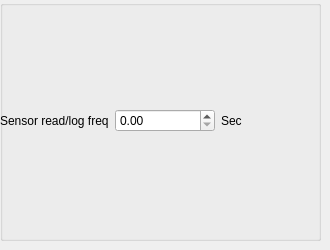
           <widget class="QWidget" name="tab_8">
            <attribute name="title">
             <string>Various</string>
            </attribute>
            <widget class="QGroupBox" name="groupBox_27">
             <property name="geometry">
              <rect>
               <x>0</x>
               <y>0</y>
               <width>321</width>
               <height>241</height>
              </rect>
             </property>
             <property name="title">
              <string/>
             </property>
             <widget class="QWidget" name="gridLayoutWidget_13">
              <property name="geometry">
               <rect>
                <x>0</x>
                <y>0</y>
                <width>321</width>
                <height>241</height>
               </rect>
              </property>
              <layout class="QGridLayout" name="gridLayout_14">
               <item row="1" column="1">
                <widget class="QDoubleSpinBox" name="doubleSpinBox_frequency">
                 <property name="maximum">
                  <double>43200.989999999997963</double>
                 </property>
                 <property name="value">
                  <double>0.000000000000000</double>
                 </property>
                </widget>
               </item>
               <item row="1" column="0">
                <widget class="QLabel" name="label_47">
                 <property name="text">
                  <string>Sensor read/log freq</string>
                 </property>
                </widget>
               </item>
               <item row="1" column="2">
                <widget class="QLabel" name="label_46">
                 <property name="text">
                  <string>Sec</string>
                 </property>
                </widget>
               </item>
              </layout>
             </widget>
            </widget>
           </widget>
